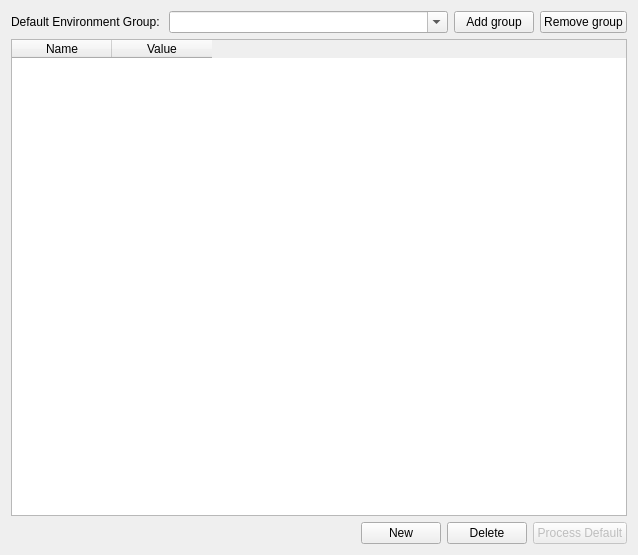
<ui version="4.0" >
 <class>EnvironmentWidget</class>
 <widget class="QWidget" name="EnvironmentWidget" >
  <property name="geometry" >
   <rect>
    <x>0</x>
    <y>0</y>
    <width>638</width>
    <height>555</height>
   </rect>
  </property>
  <layout class="QGridLayout" >
   <item row="0" column="0" >
    <widget class="QLabel" name="label" >
     <property name="text" >
      <string>Default Environment Group: </string>
     </property>
    </widget>
   </item>
   <item row="0" column="1" >
    <widget class="KComboBox" name="activeCombo" >
     <property name="sizePolicy" >
      <sizepolicy vsizetype="Fixed" hsizetype="Preferred" >
       <horstretch>1</horstretch>
       <verstretch>0</verstretch>
      </sizepolicy>
     </property>
     <property name="editable" >
      <bool>true</bool>
     </property>
    </widget>
   </item>
   <item row="0" column="2" >
    <widget class="QPushButton" name="addgrpBtn" >
     <property name="text" >
      <string>Add group</string>
     </property>
    </widget>
   </item>
   <item row="0" column="3" >
    <widget class="QPushButton" name="removegrpBtn" >
     <property name="text" >
      <string>Remove group</string>
     </property>
    </widget>
   </item>
   <item row="1" column="0" colspan="4" >
    <widget class="QTableWidget" name="variableTable" >
     <property name="sizePolicy" >
      <sizepolicy vsizetype="Expanding" hsizetype="Expanding" >
       <horstretch>0</horstretch>
       <verstretch>2</verstretch>
      </sizepolicy>
     </property>
     <column>
      <property name="text" >
       <string>Name</string>
      </property>
     </column>
     <column>
      <property name="text" >
       <string>Value</string>
      </property>
     </column>
    </widget>
   </item>
   <item row="2" column="0" colspan="4" >
    <layout class="QHBoxLayout" >
     <property name="spacing" >
      <number>6</number>
     </property>
     <property name="leftMargin" >
      <number>0</number>
     </property>
     <property name="topMargin" >
      <number>0</number>
     </property>
     <property name="rightMargin" >
      <number>0</number>
     </property>
     <property name="bottomMargin" >
      <number>0</number>
     </property>
     <item>
      <spacer>
       <property name="orientation" >
        <enum>Qt::Horizontal</enum>
       </property>
       <property name="sizeHint" >
        <size>
         <width>40</width>
         <height>20</height>
        </size>
       </property>
      </spacer>
     </item>
     <item>
      <widget class="KPushButton" name="newButton" >
       <property name="text" >
        <string>New</string>
       </property>
      </widget>
     </item>
     <item>
      <widget class="KPushButton" name="deleteButton" >
       <property name="text" >
        <string>Delete</string>
       </property>
      </widget>
     </item>
     <item>
      <widget class="KPushButton" name="processDefaultButton" >
       <property name="enabled" >
        <bool>false</bool>
       </property>
       <property name="text" >
        <string>Process Default</string>
       </property>
      </widget>
     </item>
    </layout>
   </item>
  </layout>
 </widget>
 <customwidgets>
  <customwidget>
   <class>KComboBox</class>
   <extends>QComboBox</extends>
   <header>kcombobox.h</header>
  </customwidget>
  <customwidget>
   <class>KPushButton</class>
   <extends>QPushButton</extends>
   <header>kpushbutton.h</header>
  </customwidget>
 </customwidgets>
 <resources/>
 <connections/>
</ui>
